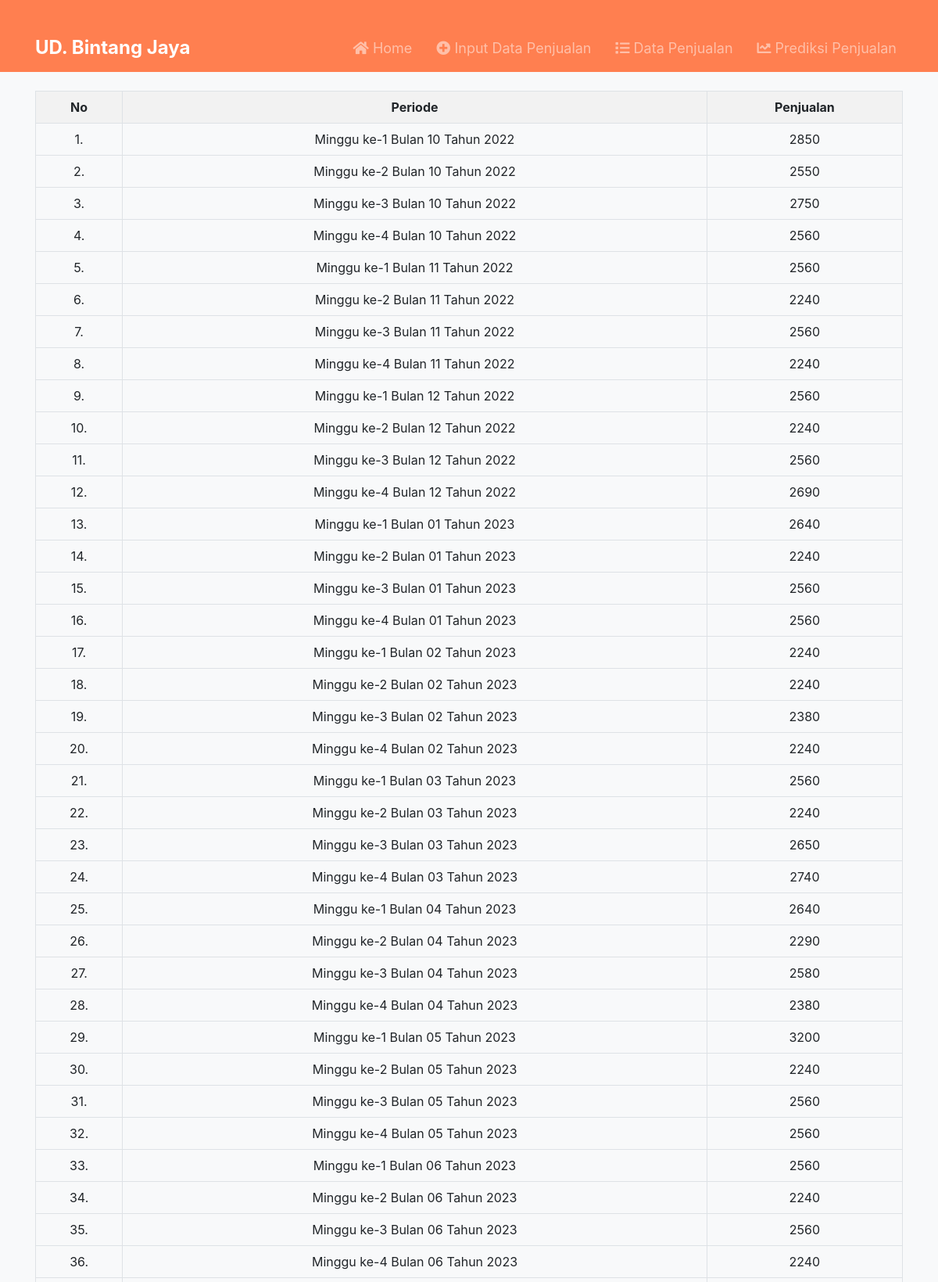
The page /data_penjualan.php (upper part) on the database its author committed.
### tables this page shows
CREATE TABLE `penjualan` (
  `id_jual` int(11) NOT NULL,
  `minggu` char(1) NOT NULL,
  `bulan` char(2) NOT NULL,
  `tahun` char(4) NOT NULL,
  `jumlah` int(6) NOT NULL
);

### data_penjualan.php (the view, shortened to what this page needs)
<?php
include "koneksi.php";
?>
<!DOCTYPE html>
<html>
<head>
    <link rel="stylesheet" href="https://stackpath.bootstrapcdn.com/bootstrap/4.5.2/css/bootstrap.min.css">
    <link rel="stylesheet" href="https://cdnjs.cloudflare.com/ajax/libs/font-awesome/5.15.4/css/all.min.css">
</head>
<body>
<nav class="navbar navbar-expand-lg navbar-dark">
        <div class="container">
            <a class="navbar-brand" href="#">UD. Bintang Jaya</a>
            <div class="collapse navbar-collapse" id="navbarNav">
                <ul class="navbar-nav ml-auto">
                    <li class="nav-item">
                        <a class="nav-link" href="index.php"><i class="fas fa-home"></i> Home</a>
                    </li>
                    <li class="nav-item">
                        <a class="nav-link" href="input.php"><i class="fas fa-plus-circle"></i> Input Data Penjualan</a>
                    </li>
                    <li class="nav-item">
                        <a class="nav-link" href="data_penjualan.php"><i class="fas fa-list"></i> Data Penjualan</a>
                    </li>
                    <li class="nav-item">
                        <a class="nav-link" href="peramalan.php"><i class="fas fa-chart-line"></i> Prediksi Penjualan</a>
                    </li>
                </ul>
            </div>
        </div>
    </nav>
    <div class="container mt-4">
        <table class="table">
            <tr align="center">
                <th>No</th>
                <th>Periode</th>
                <th>Penjualan</th>
            </tr>
            <?php
            $no= 0;
            $query = mysqli_query ($db, "SELECT * FROM penjualan ORDER BY id_jual ASC") or die ("Gagal Query".mysqli_error());
            while($hs = mysqli_fetch_array($query)){
                $no++;
                $minggu     = $hs[1];
                $bulan       = $hs[2];
                $tahun       = $hs[3];
                $jumlah     = $hs[4];
            ?>
            <tr align="center">
                <td><?=$no?>.</td>
                <td align="left"><?="Minggu ke-$minggu Bulan $bulan Tahun $tahun"?></td>
                <td><?=$jumlah?></td>
            </tr>
            <?php
            }
            ?>
        </table>
</body>
</html>

### data_penjualan.php (style rules this page uses)
body { background-color: #f8f9fa; color: #333; }
.container { margin-top: 30px; }
.navbar { background-color: #ff7f50; }
.navbar-brand { color: #fff; font-size: 24px; font-weight: bold; }
.navbar-nav .nav-link { color: #fff; font-size: 18px; margin-left: 15px; }
.table { width: 100%; border: 1px solid #dee2e6; border-collapse: collapse; margin-bottom: 20px; }
.table th, .table td { border: 1px solid #dee2e6; padding: 8px; text-align: center; }
.table th { background-color: #f2f2f2; }

### rows shown on the page
penjualan: minggu "1", bulan "10", tahun "2022", jumlah "2850"
penjualan: minggu "2", bulan "10", tahun "2022", jumlah "2550"
penjualan: minggu "3", bulan "10", tahun "2022", jumlah "2750"
penjualan: minggu "4", bulan "10", tahun "2022", jumlah "2560"
penjualan: minggu "1", bulan "11", tahun "2022", jumlah "2560"
penjualan: minggu "2", bulan "11", tahun "2022", jumlah "2240"
penjualan: minggu "3", bulan "11", tahun "2022", jumlah "2560"
penjualan: minggu "4", bulan "11", tahun "2022", jumlah "2240"
penjualan: minggu "1", bulan "12", tahun "2022", jumlah "2560"
penjualan: minggu "2", bulan "12", tahun "2022", jumlah "2240"
penjualan: minggu "3", bulan "12", tahun "2022", jumlah "2560"
penjualan: minggu "4", bulan "12", tahun "2022", jumlah "2690"
penjualan: minggu "1", bulan "01", tahun "2023", jumlah "2640"
penjualan: minggu "2", bulan "01", tahun "2023", jumlah "2240"
penjualan: minggu "3", bulan "01", tahun "2023", jumlah "2560"
penjualan: minggu "4", bulan "01", tahun "2023", jumlah "2560"
penjualan: minggu "1", bulan "02", tahun "2023", jumlah "2240"
penjualan: minggu "2", bulan "02", tahun "2023", jumlah "2240"
penjualan: minggu "3", bulan "02", tahun "2023", jumlah "2380"
penjualan: minggu "4", bulan "02", tahun "2023", jumlah "2240"
penjualan: minggu "1", bulan "03", tahun "2023", jumlah "2560"
penjualan: minggu "2", bulan "03", tahun "2023", jumlah "2240"
penjualan: minggu "3", bulan "03", tahun "2023", jumlah "2650"
penjualan: minggu "4", bulan "03", tahun "2023", jumlah "2740"
penjualan: minggu "1", bulan "04", tahun "2023", jumlah "2640"
penjualan: minggu "2", bulan "04", tahun "2023", jumlah "2290"
penjualan: minggu "3", bulan "04", tahun "2023", jumlah "2580"
penjualan: minggu "4", bulan "04", tahun "2023", jumlah "2380"
penjualan: minggu "1", bulan "05", tahun "2023", jumlah "3200"
penjualan: minggu "2", bulan "05", tahun "2023", jumlah "2240"
penjualan: minggu "3", bulan "05", tahun "2023", jumlah "2560"
penjualan: minggu "4", bulan "05", tahun "2023", jumlah "2560"
penjualan: minggu "1", bulan "06", tahun "2023", jumlah "2560"
penjualan: minggu "2", bulan "06", tahun "2023", jumlah "2240"
penjualan: minggu "3", bulan "06", tahun "2023", jumlah "2560"
penjualan: minggu "4", bulan "06", tahun "2023", jumlah "2240"
